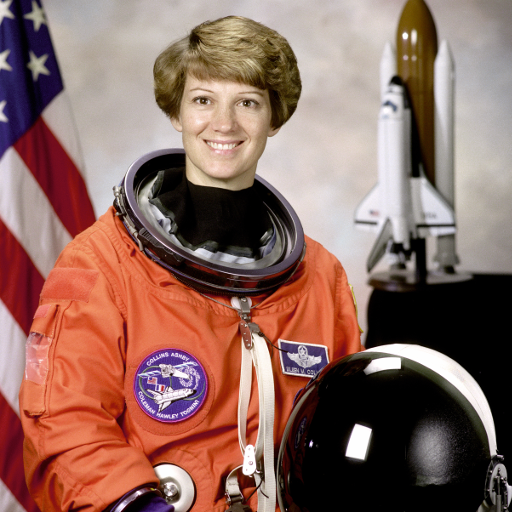
#> input picture data/testcases/sources/astronaut.png, 512 x 512 px
$ python generate_images.py
#> lines starting #> are read from the running program, lines starting #| are printed output that depends on the picture
"""Regenerate the 25 image test cases and their labels (image_cases.jsonl).

    python data/testcases/generate_images.py

Everything is drawn with Pillow's bundled font, so the output is the same on
every OS. Faces come from one public-domain photograph (see README.md):
the generator pastes, scales, rotates and crops it, and records where the face
ends up, so each case carries ground-truth face boxes for the evaluator.
All names, numbers, addresses and keys are fictional; card and ID numbers are
built to pass their checksums so detectors are tested realistically.
"""

import json
from pathlib import Path

from PIL import Image, ImageDraw, ImageFilter, ImageFont
from PIL.PngImagePlugin import PngInfo

HERE = Path(__file__).resolve().parent
OUT = HERE / "images"
SOURCE = HERE / "sources" / "astronaut.png"
FACE_IN_SOURCE = (177, 66, 272, 161)  # face box in the 512x512 source photo

WHITE, BLACK, GREY = (255, 255, 255), (20, 20, 20), (110, 110, 110)


def font(size):
    return ImageFont.load_default(size=size)


def text_lines(draw, lines, xy, size=26, fill=BLACK, gap=1.45):
    x, y = xy
    f = font(size)
    for line in lines:
        draw.text((x, y), line, fill=fill, font=f)
        y += int(size * gap)
    return y


def place_face(canvas, size, pos, crop=(0, 0, 512, 512), rotate=0, gray=False, blur=0):
    """Paste (a crop of) the source photo; return the face box on the canvas, or None."""
    src = Image.open(SOURCE).convert("RGB").crop(crop)
    w, h = size
    sx, sy = w / (crop[2] - crop[0]), h / (crop[3] - crop[1])
    piece = src.resize((w, h), Image.LANCZOS)
    fl, ft, fr, fb = FACE_IN_SOURCE
    l, t = (fl - crop[0]) * sx, (ft - crop[1]) * sy
    r, b = (fr - crop[0]) * sx, (fb - crop[1]) * sy
    face = None if r <= 0 or b <= 0 or l >= w or t >= h else (max(l, 0), max(t, 0), min(r, w), min(b, h))
    if rotate == 90:  # counter-clockwise: (u, v) -> (v, w - u)
        piece = piece.rotate(90, expand=True)
        if face:
            l, t, r, b = face
            face = (t, w - r, b, w - l)
    if gray:
        piece = piece.convert("L").convert("RGB")
    if blur:
        piece = piece.filter(ImageFilter.GaussianBlur(blur))
    canvas.paste(piece, pos)
    if face is None:
        return None
    return [round(face[0] + pos[0]), round(face[1] + pos[1]), round(face[2] + pos[0]), round(face[3] + pos[1])]


def exif(**fields):
    ex = Image.Exif()
    tags = {"make": 271, "model": 272, "software": 305, "datetime": 306, "artist": 315}
    for key, value in fields.items():
        if key == "gps":
            ex[0x8825] = {1: "N", 2: (value[0], value[1], 0.0), 3: "E", 4: (value[2], value[3], 0.0)}
        else:
            ex[tags[key]] = value
    return ex


CASES = []


def case(cid, slug, level, category, edge_case, faces=(), sensitive=(), keep=(), metadata=()):
    CASES.append({
        "id": cid, "file": f"images/{slug}", "privacy_level": level, "category": category,
        "edge_case": edge_case, "faces": len([f for f in faces if f]), "face_boxes": [f for f in faces if f],
        "sensitive_text": list(sensitive), "keep_text": list(keep), "metadata": list(metadata),
    })


def card(size=(900, 520), color=WHITE):
#> called with size = (800, 500), color = (135, 190, 235)
    im = Image.new("RGB", size, color)
    return im, ImageDraw.Draw(im)


def build():
    OUT.mkdir(exist_ok=True)

    # ── no privacy ───────────────────────────────────────────────
    im, d = card((800, 500), (135, 190, 235))
    d.rectangle((0, 330, 800, 500), fill=(90, 150, 80))
    d.polygon([(80, 330), (260, 120), (440, 330)], fill=(120, 120, 130))
    d.polygon([(330, 330), (520, 90), (720, 330)], fill=(100, 100, 115))
    d.ellipse((620, 40, 700, 120), fill=(250, 220, 90))
    im.save(OUT / "I01_landscape.png")
    case("I01", "I01_landscape.png", "none", "photo", "scenery with no people and no text")

    im, d = card((900, 520))
#> in card (call 2), `im = Image.new("RGB", size, color)`: im: PIL image 900x520 RGB; every value is 255
    d.text((40, 30), "Quarterly Revenue Growth", fill=BLACK, font=font(40))
    for i, (q, v) in enumerate([("Q1", 120), ("Q2", 180), ("Q3", 240), ("Q4", 300)]):
        x = 120 + i * 180
        d.rectangle((x, 460 - v, x + 90, 460), fill=(70, 130, 200))
        d.text((x + 25, 470), q, fill=BLACK, font=font(28))
    im.save(OUT / "I02_chart.png")
    case("I02", "I02_chart.png", "none", "slide", "business chart with only public labels",
         keep=["Quarterly Revenue Growth", "Q1", "Q4"])

    im, d = card((900, 320), (30, 33, 40))
    text_lines(d, ["def add(a, b):", "    return a + b", "", "print(add(2, 3))"], (40, 40), 30, (220, 220, 200))
    im.save(OUT / "I03_code.png")
    case("I03", "I03_code.png", "none", "screenshot", "code screenshot with no secrets",
         keep=["def add(a, b):", "return a + b"])

    im, d = card((900, 500), (240, 240, 240))
#> in card (call 4), `im = Image.new("RGB", size, color)`: im: PIL image 900x500 RGB; every value is 240
    d.text((60, 60), "WHEN THE CODE COMPILES", fill=BLACK, font=font(52))
    d.text((60, 380), "ON THE FIRST TRY", fill=BLACK, font=font(52))
    d.ellipse((370, 170, 530, 330), outline=BLACK, width=6)
    im.save(OUT / "I04_meme.png")
    case("I04", "I04_meme.png", "none", "meme", "all-caps meme text that looks like a name line",
         keep=["WHEN THE CODE COMPILES", "ON THE FIRST TRY"])

    im, d = card((900, 420), (20, 90, 60))
    d.text((60, 60), "EXIT", fill=WHITE, font=font(90))
    text_lines(d, ["Platform 3", "Trains to City Centre"], (60, 220), 44, WHITE)
    im.save(OUT / "I05_sign.png")
    case("I05", "I05_sign.png", "none", "photo", "public signage with place words",
         keep=["EXIT", "Platform 3", "City Centre"])

    im, d = card((600, 600), (250, 250, 250))
#> in card (call 6), `im = Image.new("RGB", size, color)`: im: PIL image 600x600 RGB; every value is 250
    d.ellipse((100, 100, 500, 500), fill=(255, 205, 60), outline=BLACK, width=5)
    d.ellipse((210, 220, 260, 290), fill=BLACK)
    d.ellipse((340, 220, 390, 290), fill=BLACK)
    d.arc((190, 260, 410, 420), 20, 160, fill=BLACK, width=10)
    im.save(OUT / "I06_smiley.png")
    case("I06", "I06_smiley.png", "none", "illustration", "cartoon smiley must not count as a human face")

    im, d = card((900, 400), (252, 248, 225))
    text_lines(d, ["Shopping list:", "buy milk, eggs, bread", "call the plumber about the sink"], (50, 60), 34, (95, 95, 120))
    im.save(OUT / "I07_note.png")
    case("I07", "I07_note.png", "none", "note", "low-contrast handwritten-style note with no personal data",
         keep=["Shopping list", "milk, eggs, bread", "plumber"])

    im = Image.new("RGB", (512, 300), WHITE)
#> im: PIL image 512x300 RGB; every value is 255
    place_face(im, (512, 300), (0, 0), crop=(0, 250, 512, 512))
#> in place_face, `piece = src.resize((w, h), Image.LANCZOS)`:
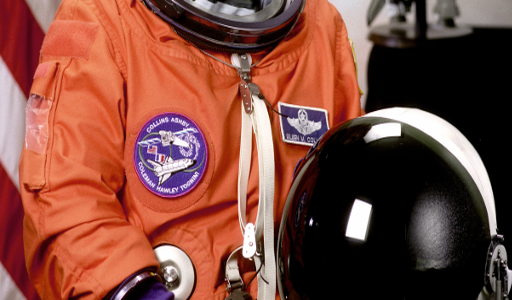
#> piece: PIL image 512x300 RGB; mean R, G, B 128.1, 73.4, 61.4
    im.save(OUT / "I08_person_no_face.png")
    case("I08", "I08_person_no_face.png", "none", "photo", "person in frame but face not visible (cropped)")

    # ── medium privacy ───────────────────────────────────────────
    im = Image.new("RGB", (512, 512))
#> im: PIL image 512x512 RGB; every value is 0
    f = place_face(im, (512, 512), (0, 0))
#> in place_face, src is the input picture: PIL image 512x512 RGB; mean R, G, B 141.6, 105.8, 96.5
#> f = [177, 66, 272, 161]
    im.save(OUT / "I09_portrait_exif.jpg", quality=95,
            exif=exif(make="Canon", model="EOS 80D", gps=(28, 36, 77, 12)))
    case("I09", "I09_portrait_exif.jpg", "medium", "photo", "portrait photo with camera and GPS EXIF",
         faces=[f], metadata=["GPS location", "Make", "Model"])

    im, d = card((900, 420), (235, 238, 245))
    y = 40
    for who, msg in [("Ravi", "Hi team, the report is ready."), ("Mia", "Great, sharing it today."),
                     ("Ravi", "Send feedback to ana.silva@example.org"), ("Mia", "Thanks!")]:
        d.rounded_rectangle((40, y, 860, y + 70), 14, fill=WHITE)
        d.text((60, y + 18), msg, fill=BLACK, font=font(28))
        y += 90
#> after the loop, y = 400
    im.save(OUT / "I10_chat.png")
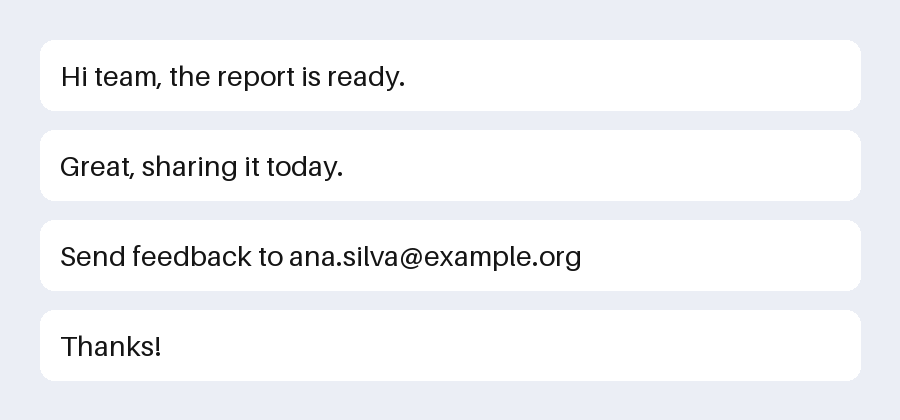
#> saved as I10_chat.png: PIL image 900x420 RGB; mean R, G, B 242.9, 244, 246.7
    case("I10", "I10_chat.png", "medium", "screenshot", "one email address among benign chat lines",
         sensitive=["ana.silva@example.org"], keep=["the report is ready", "Thanks"])

    im, d = card((600, 760))
#> in card (call 9), `im = Image.new("RGB", size, color)`: im: PIL image 600x760 RGB; every value is 255
    text_lines(d, ["GREEN LEAF CAFE", "", "Cappuccino        4.50", "Bagel             3.20",
                   "Orange juice      5.80", "", "Total: $13.50", "Paid by card **** 4821",
                   "Customer phone: 555-201-7788", "", "Thank you!"], (40, 40), 28)
    im.save(OUT / "I11_receipt.png")
    case("I11", "I11_receipt.png", "medium", "document",
         "receipt: already-masked card digits are fine, the phone number is not",
         sensitive=["555-201-7788"], keep=["Total: $13.50", "Cappuccino", "**** 4821"])

    im, d = card((1000, 330), (12, 12, 12))
#> in card (call 10), `im = Image.new("RGB", size, color)`: im: PIL image 1000x330 RGB; every value is 12
    text_lines(d, ["$ cd project && npm test", "All 42 tests passed",
                   "$ export STRIPE_KEY=sk_live_51HxQ2eK8pL3mN9vR7tY",
                   "$ curl https://api.example.com/health"], (30, 40), 28, (90, 230, 120))
    im.save(OUT / "I12_terminal.png")
    case("I12", "I12_terminal.png", "medium", "screenshot", "live API key in a terminal among harmless commands",
         sensitive=["sk_live_51HxQ2eK8pL3mN9vR7tY"], keep=["npm test", "All 42 tests passed"])

    im = Image.new("RGB", (900, 450), (200, 200, 200))
#> im: PIL image 900x450 RGB; every value is 200
    f1 = place_face(im, (420, 420), (15, 15))
#> f1 = [160, 69, 238, 147]
    f2 = place_face(im, (420, 420), (465, 15))
#> call 4 of place_face, with size = (420, 420), pos = (465, 15), crop = (0, 0, 512, 512), rotate = 0, gray = False, blur = 0
#> in place_face (call 4), `canvas.paste(piece, pos)`:
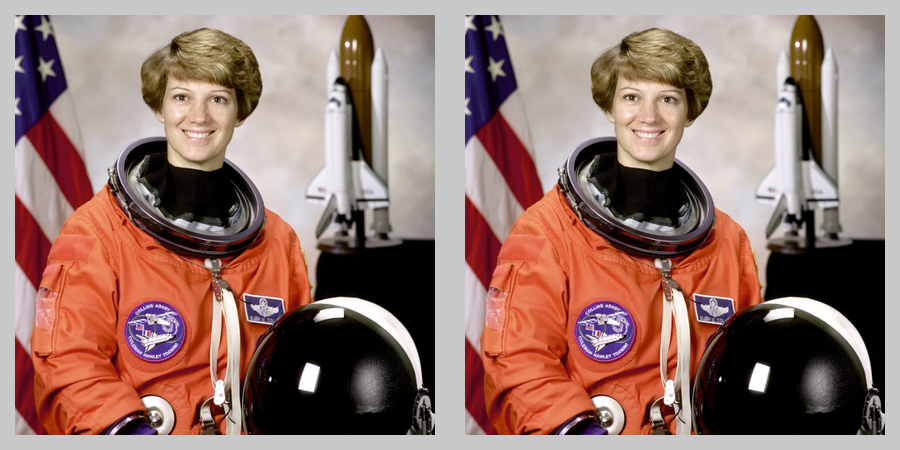
#> canvas: PIL image 900x450 RGB; mean R, G, B 149.1, 117.9, 109.8
#> f2 = [610, 69, 688, 147]
    im.save(OUT / "I13_two_faces.png")
    case("I13", "I13_two_faces.png", "medium", "photo", "two faces in one picture", faces=[f1, f2])

    im = Image.new("RGB", (1200, 800), (180, 210, 230))
#> im: PIL image 1200x800 RGB
    f = place_face(im, (100, 100), (600, 400))
#> f = [635, 413, 653, 431]
    im.save(OUT / "I14_tiny_face.png")
    case("I14", "I14_tiny_face.png", "medium", "photo",
         "very small face (about 19 px), below the detector's 24 px minimum", faces=[f])

    im = Image.new("RGB", (512, 512))
    f = place_face(im, (512, 512), (0, 0), rotate=90)
#> in place_face (call 6), `piece = piece.rotate(90, expand=True)`:
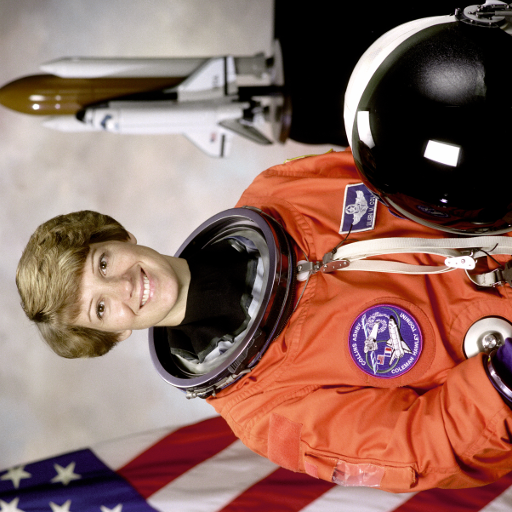
#> piece: PIL image 512x512 RGB; mean R, G, B 141.6, 105.8, 96.5
#> f = [66, 240, 161, 335]
    im.save(OUT / "I15_rotated_face.png")
    case("I15", "I15_rotated_face.png", "medium", "photo",
         "face rotated 90 degrees (frontal detectors usually miss it)", faces=[f])

    im, d = card((800, 500), (140, 200, 240))
    d.rectangle((0, 320, 800, 500), fill=(230, 210, 150))
    d.ellipse((560, 50, 660, 150), fill=(255, 230, 100))
    im.save(OUT / "I16_beach_gps.jpg", quality=95,
            exif=exif(gps=(15, 30, 73, 50), datetime="2026:08:14 17:22:05", artist="Neha Kulkarni"))
    case("I16", "I16_beach_gps.jpg", "medium", "photo",
         "harmless picture whose only private data is in metadata (GPS, owner name, time)",
         metadata=["GPS location", "DateTime", "Artist"])

    im, d = card((1000, 560), (248, 248, 248))
#> in card (call 12), `im = Image.new("RGB", size, color)`: im: PIL image 1000x560 RGB; every value is 248
    d.rectangle((10, 10, 990, 550), outline=GREY, width=6)
    text_lines(d, ["Sprint 14 goals", "- finish the login page", "- fix flaky upload test",
                   "Call Rahul at +91 98200 12345 about the demo"], (50, 50), 36, (30, 60, 160))
    meta = PngInfo()
    meta.add_text("comment", "Whiteboard, Floor 3, 221B Baker Street office")
    im.save(OUT / "I17_whiteboard.png", pnginfo=meta)
    case("I17", "I17_whiteboard.png", "medium", "photo",
         "whiteboard notes with one phone number, plus an address in a PNG comment chunk",
         sensitive=["+91 98200 12345"], keep=["Sprint 14 goals", "finish the login page"],
         metadata=["PNG comment chunk"])

    # ── full privacy ─────────────────────────────────────────────
    im, d = card((1000, 620), (225, 235, 245))
    d.rectangle((0, 0, 1000, 90), fill=(30, 70, 140))
    d.text((30, 25), "NATIONAL IDENTITY CARD", fill=WHITE, font=font(40))
    f = place_face(im, (260, 300), (40, 130), crop=(110, 10, 340, 275))
#> in place_face (call 7), `canvas.paste(piece, pos)`:
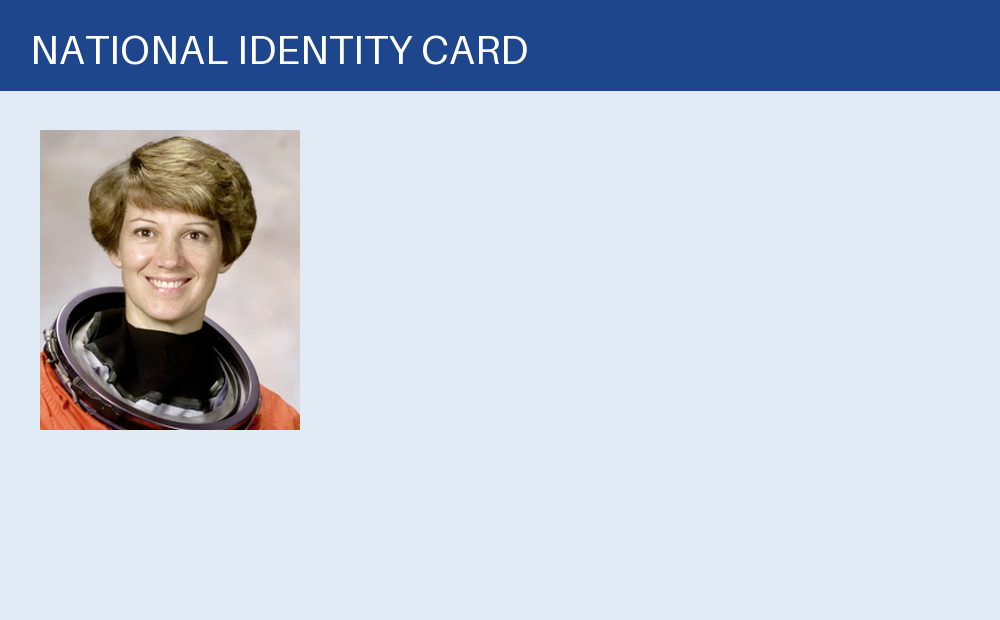
#> canvas: PIL image 1000x620 RGB; mean R, G, B 188.4, 198.9, 214.4
#> f = [116, 193, 223, 301]
    text_lines(d, ["NAME: ELENA MARKOVA", "DOB: 12/03/1988", "ID NO: X4829-117-305",
                   "ADDRESS: 44 Birch Lane", "Leeds LS6 2QT"], (340, 140), 34)
    im.save(OUT / "I18_id_card.png")
    case("I18", "I18_id_card.png", "full", "document", "ID card: photo plus name, date of birth, ID number, address",
         faces=[f], sensitive=["ELENA MARKOVA", "12/03/1988", "X4829-117-305", "44 Birch Lane", "LS6 2QT"])

    im, d = card((900, 500))
#> in card (call 14), `im = Image.new("RGB", size, color)`: im: PIL image 900x500 RGB; every value is 255
    d.rectangle((0, 0, 18, 500), fill=(200, 60, 60))
    text_lines(d, ["Arjun Kapoor", "Senior Data Engineer", "", "+44 20 7946 0958",
                   "arjun.kapoor@northwind.co.uk", "12 King's Road, London SW3 4RP"], (60, 50), 34)
    im.save(OUT / "I19_business_card.png")
    case("I19", "I19_business_card.png", "full", "document", "business card: every line identifies the person",
         sensitive=["Arjun Kapoor", "+44 20 7946 0958", "arjun.kapoor@northwind.co.uk", "12 King's Road", "SW3 4RP"])

    im, d = card((860, 540), (25, 45, 95))
    d.rounded_rectangle((60, 140, 180, 220), 10, fill=(220, 190, 90))
    d.text((60, 280), "5423 1876 0091 2433", fill=WHITE, font=font(56))
    d.text((60, 380), "VALID THRU 11/29", fill=WHITE, font=font(30))
    d.text((60, 440), "DAVID MOREAU", fill=WHITE, font=font(38))
    im.save(OUT / "I20_credit_card.png")
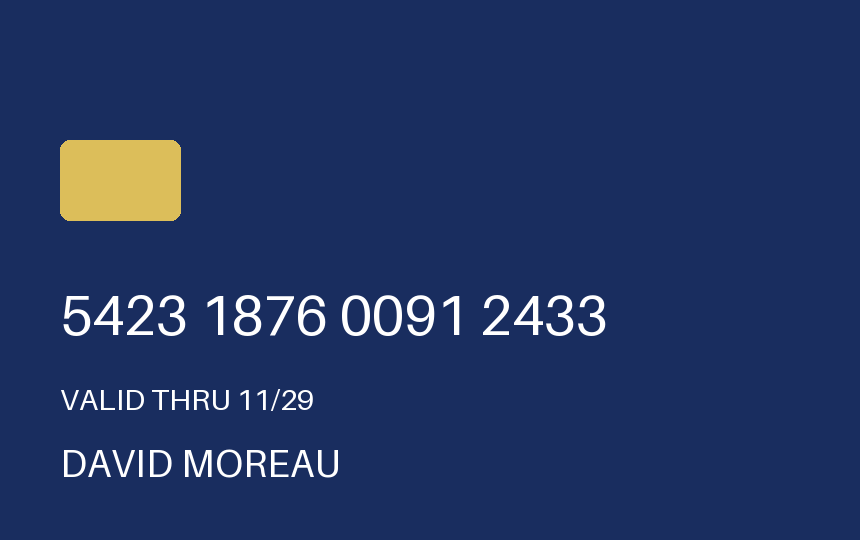
#> saved as I20_credit_card.png: PIL image 860x540 RGB; mean R, G, B 34.1, 52.7, 98.4
    case("I20", "I20_credit_card.png", "full", "document", "payment card photo: Luhn-valid number, expiry, holder name",
         sensitive=["5423 1876 0091 2433", "11/29", "DAVID MOREAU"])

    im, d = card((900, 640))
#> in card (call 16), `im = Image.new("RGB", size, color)`: im: PIL image 900x640 RGB; every value is 255
    d.rectangle((10, 10, 890, 630), outline=BLACK, width=5)
    text_lines(d, ["SHIP TO:", "Grace Thompson", "88 Willow Creek Road", "Apt 5C", "Portland, OR 97205",
                   "Phone: (503) 555-0117", "Tracking: 1Z999AA10123456784"], (50, 40), 36)
    im.save(OUT / "I21_shipping_label.png")
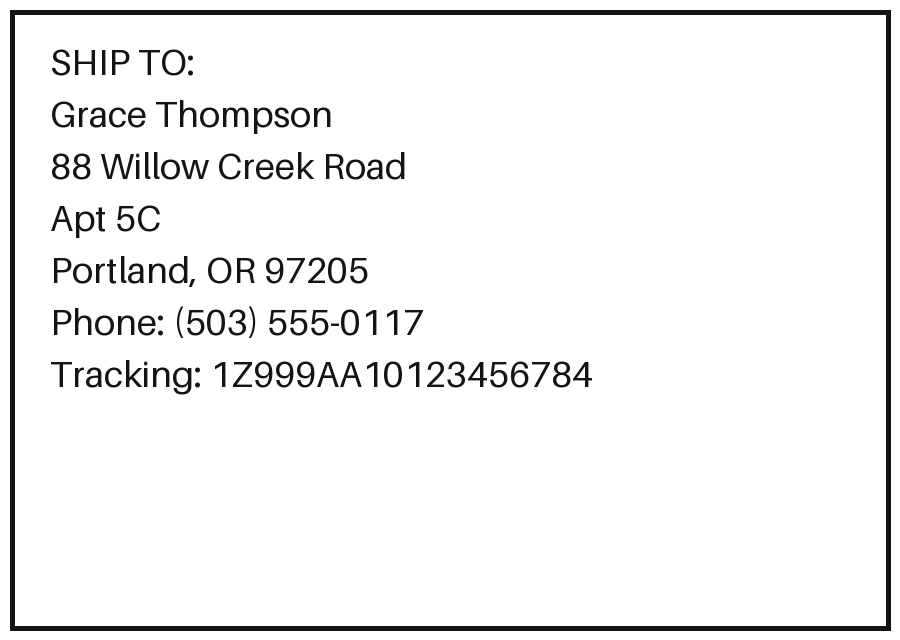
#> saved as I21_shipping_label.png: PIL image 900x640 RGB; min 20, max 255, mean 242.4
    case("I21", "I21_shipping_label.png", "full", "document", "shipping label with name, multi-line address, phone",
         sensitive=["Grace Thompson", "88 Willow Creek Road", "97205", "(503) 555-0117"], keep=["SHIP TO:"])

    im, d = card((1150, 300), (40, 42, 54))
    text_lines(d, ["AWS_ACCESS_KEY_ID=AKIAIOSFODNN7EXAMPLE",
                   "AWS_SECRET_ACCESS_KEY=wJalrXUtnFEMI/K7MDENG/bPxRfiCYEXAMPLEKEY",
                   "DB_PASSWORD=hunter2!Secure"], (30, 50), 30, (240, 240, 210))
    im.save(OUT / "I22_env_file.png")
    case("I22", "I22_env_file.png", "full", "screenshot", "screenshot of a .env file full of credentials",
         sensitive=["AKIAIOSFODNN7EXAMPLE", "wJalrXUtnFEMI/K7MDENG/bPxRfiCYEXAMPLEKEY", "hunter2!Secure"],
         keep=["AWS_ACCESS_KEY_ID", "DB_PASSWORD"])

    im, d = card((1000, 700), (245, 245, 240))
    text_lines(d, ["First National Bank", "", "Dear Mr. Haruto Sato,", "Your account 0045 8812 9931 is overdrawn.",
                   "Statement date: 3 October 2026", "Branch: 19 Queen Street, Auckland 1010"], (50, 50), 34)
    im = im.convert("L").filter(ImageFilter.GaussianBlur(0.6)).convert("RGB")
    im.save(OUT / "I23_scanned_letter.jpg", quality=80,
            exif=exif(make="Epson", model="DS-530", software="ScanSmart 3.1", gps=(36, 50, 174, 46)))
    case("I23", "I23_scanned_letter.jpg", "full", "document",
         "grayscale, slightly blurred scan with JPEG artefacts, plus scanner EXIF and GPS",
         sensitive=["Haruto Sato", "0045 8812 9931", "19 Queen Street"],
         metadata=["GPS location", "Make", "Model", "Software"])

    im, d = card((1100, 640), (230, 225, 240))
    d.text((30, 20), "PASSPORT", fill=(80, 40, 120), font=font(40))
    f = place_face(im, (280, 320), (40, 90), crop=(110, 10, 340, 275), gray=True)
#> f = [122, 158, 237, 272]
    text_lines(d, ["Surname: MARKOVA", "Given names: ELENA", "Nationality: BRITISH CITIZEN",
                   "Passport No: 548213097"], (360, 110), 32)
    d.text((40, 520), "P<GBRMARKOVA<<ELENA<<<<<<<<<<<<<<<<<<<<<<<<<", fill=BLACK, font=font(30))
    d.text((40, 570), "5482130974GBR8803121F3001019<<<<<<<<<<<<<<06", fill=BLACK, font=font(30))
    im.save(OUT / "I24_passport.png")
    case("I24", "I24_passport.png", "full", "document",
         "passport page: grayscale photo, name fields and machine-readable zone lines",
         faces=[f], sensitive=["MARKOVA", "ELENA", "548213097", "P<GBRMARKOVA<<ELENA"])

    im, d = card((1260, 560), (250, 250, 250))
    boxes = []
    for i, name in enumerate(["Dr. Anika Rao", "Victor Chen", "Lena Novak"]):
        x = 30 + i * 410
        boxes.append(place_face(im, (380, 380), (x, 30)))
        d.text((x + 40, 450), name, fill=BLACK, font=font(36))
    im.save(OUT / "I25_team_photo.jpg", quality=95,
            exif=exif(make="Apple", model="iPhone 15", artist="Anika Rao", gps=(52, 31, 13, 24)))
    case("I25", "I25_team_photo.jpg", "full", "photo", "three faces with name captions and GPS EXIF",
         faces=boxes, sensitive=["Anika Rao", "Victor Chen", "Lena Novak"],
         metadata=["GPS location", "Make", "Model", "Artist"])

    with open(HERE / "image_cases.jsonl", "w", encoding="utf-8", newline="\n") as fh:
        for row in CASES:
            fh.write(json.dumps(row, ensure_ascii=False) + "\n")
#> this loop made 25 passes
    print(f"wrote {len(CASES)} images to {OUT}")
#| wrote 25 images to data/testcases/images


if __name__ == "__main__":
    build()
